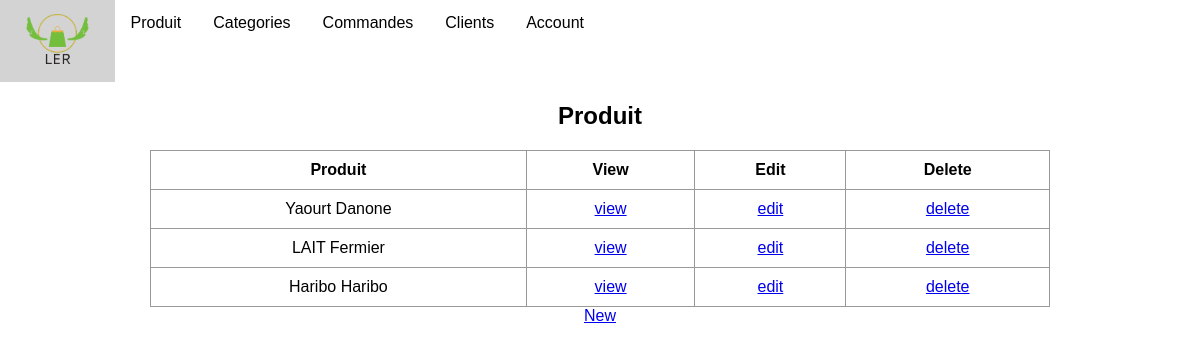
Screenshot of /employer/produit/list/ with the database file from the repository.
### employer/models.py (models this page shows)
class Produits(models.Model):
    nom = models.CharField(max_length=30,null=False)
    date_per = models.DateField(null=False)
    photo = models.ImageField()
    marque = models.CharField(max_length=30)
    categorie = models.ForeignKey(Categories,on_delete=models.SET_NULL,null=True)
    stock = models.PositiveIntegerField()
    prix = models.DecimalField(max_digits=10, decimal_places=2)
    def __str__(self) -> str:
        return self.nom + " " + self.marque

### employer/views/produit/produit_list.py (the view)
# urls.py: path('produit/list/', ProduitListView.as_view(), name='produit_list'),
class ProduitListView(ListView):
    model = Produits
    template_name = "produit/produit_list.html"

### employer/templates/produit/produit_list.html (shortened to what this page needs)
{% extends "main.html" %}
{% block content %}
<h2 class="form-title">Produit</h2>
<table class="table table-fluid">
    <thead>
        <tr>
            <th>Produit</th>
            <th>View</th>
            <th>Edit</th>
            <th>Delete</th>
        </tr>
    </thead>
    <tbody>
        {% for Produit in object_list %}
        <tr>
            <td>{{ Produit }}</td>
            <td><a href="{% url "produit_detail" Produit.id %}">view</a></td>
            <td><a href="{% url "produit_update" Produit.id %}">edit</a></td>
            <td><a href="{% url "produit_delete" Produit.id %}">delete</a></td>
        </tr>
        {% endfor %}
    </tbody>
</table>
<a href="{% url "produit_create" %}">New</a>
</div>
{% endblock %}

### employer/static/css/main.css (style rules this page uses)
body { font-family: Arial, Helvetica, sans-serif; margin: 0; }
table { border-collapse: collapse; width: 100%; overflow: scroll; margin: auto; }
td, th { border: 1px solid #999; padding: 0.5rem; text-align: left; padding: 10px; text-align: center; }

### rows the page displays
Produits: nom+marque "Yaourt Danone"
Produits: nom+marque "LAIT Fermier"
Produits: nom+marque "Haribo Haribo"
